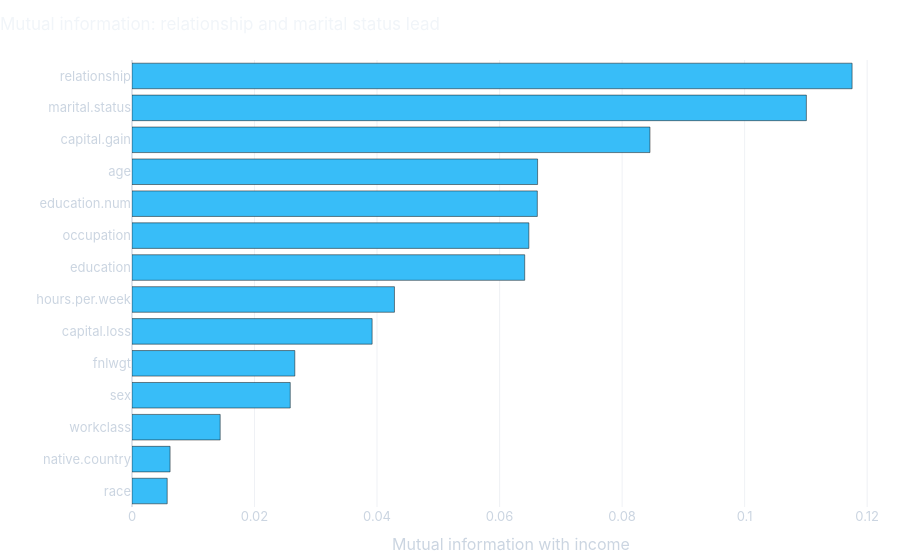

The notebook cell saved with this chart:
### Markdown cell above
That is the score to beat, or at least to match with fewer features. A model that is nearly as accurate with fewer inputs is usually the better model: cheaper to run, easier to explain, and less likely to break when the data changes.

## 3. Method one: a statistics test (mutual information)

**Mutual information** measures how much knowing a feature tells you about income. Zero means it tells you nothing; higher means more. It is quick and catches patterns that are not straight lines, but it judges each feature alone, so it cannot tell when two features say the same thing.

### Code cell
X_codes = X_train.copy()
for col in CATEGORICAL:
    X_codes[col] = X_codes[col].cat.codes

mi = pd.Series(
    mutual_info_classif(X_codes, y_train, discrete_features=[c in CATEGORICAL for c in FEATURES], random_state=RANDOM_STATE),
    index=FEATURES,
).sort_values()

mi_fig = px.bar(
    x=mi.values, y=mi.index, orientation="h",
    title="Mutual information: relationship and marital status lead",
    labels={"x": "Mutual information with income", "y": ""},
    color_discrete_sequence=[COLORS["Mutual information"]],
)
mi_fig.update_traces(hovertemplate="%{y}: %{x:.3f}<extra></extra>")
mi_fig.show()

### Figure 1 — Plotly figure (JSON) as saved in the notebook; plotly's stock layout.template omitted (floating-point values rounded to 4 significant figures)
{"data": [{"hovertemplate": "%{y}: %{x:.3f}<extra></extra>", "legendgroup": "", "marker": {"color": "#38bdf8", "pattern": {"shape": ""}}, "name": "", "orientation": "h", "showlegend": false, "textposition": "auto", "type": "bar", "x": [0.005747, 0.006216, 0.01439, 0.02583, 0.02658, 0.0392, 0.04284, 0.0641, 0.06478, 0.06616, 0.0662, 0.08455, 0.1101, 0.1175], "xaxis": "x", "y": ["race", "native.country", "workclass", "sex", "fnlwgt", "capital.loss", "hours.per.week", "education", "occupation", "education.num", "age", "capital.gain", "marital.status", "relationship"], "yaxis": "y"}], "layout": {"barmode": "relative", "legend": {"tracegroupgap": 0}, "title": {"text": "Mutual information: relationship and marital status lead"}, "xaxis": {"anchor": "y", "domain": [0.0, 1.0], "title": {"text": "Mutual information with income"}}, "yaxis": {"anchor": "x", "domain": [0.0, 1.0], "title": {"text": ""}}}}
